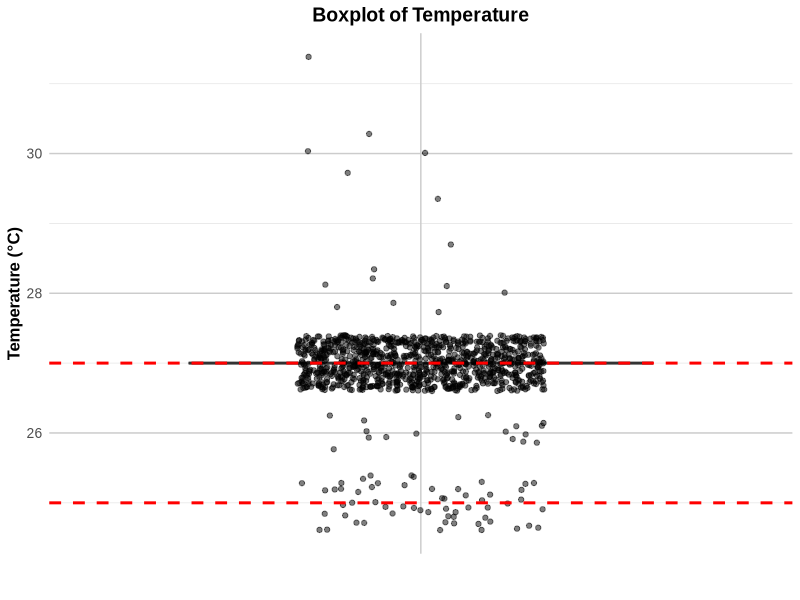
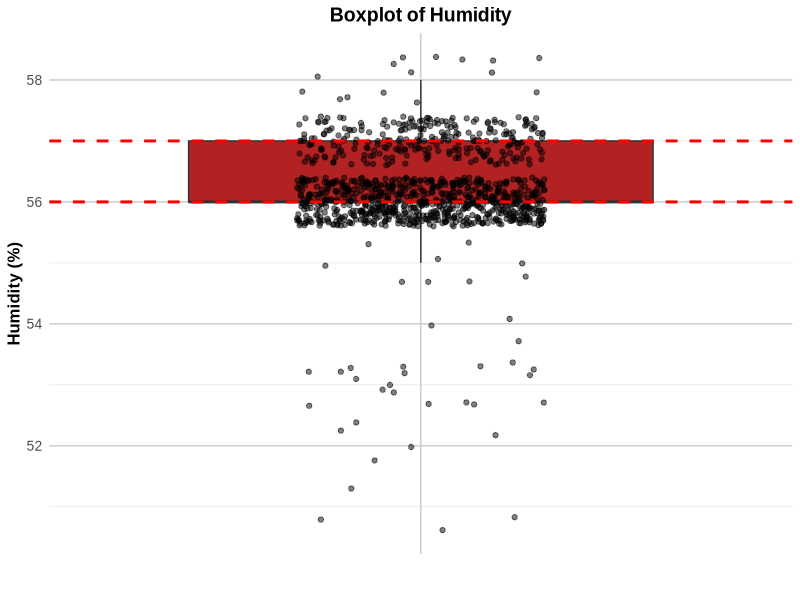
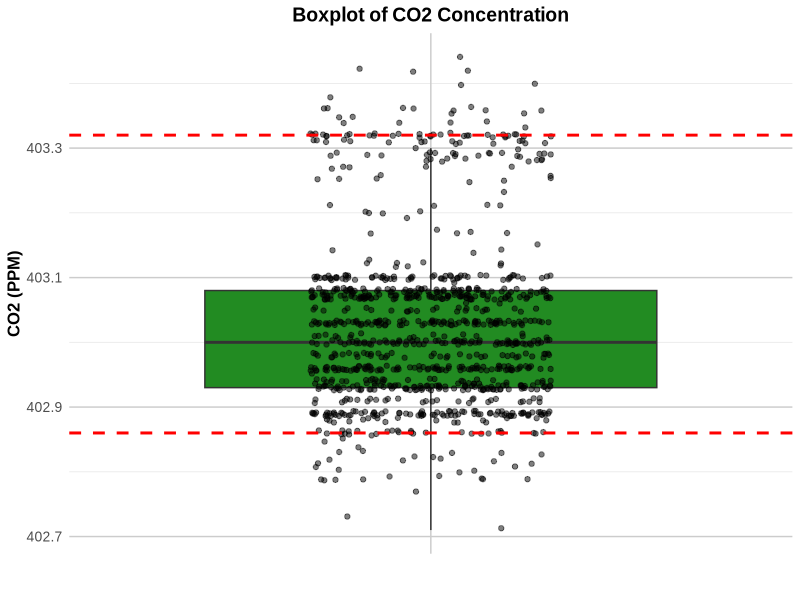
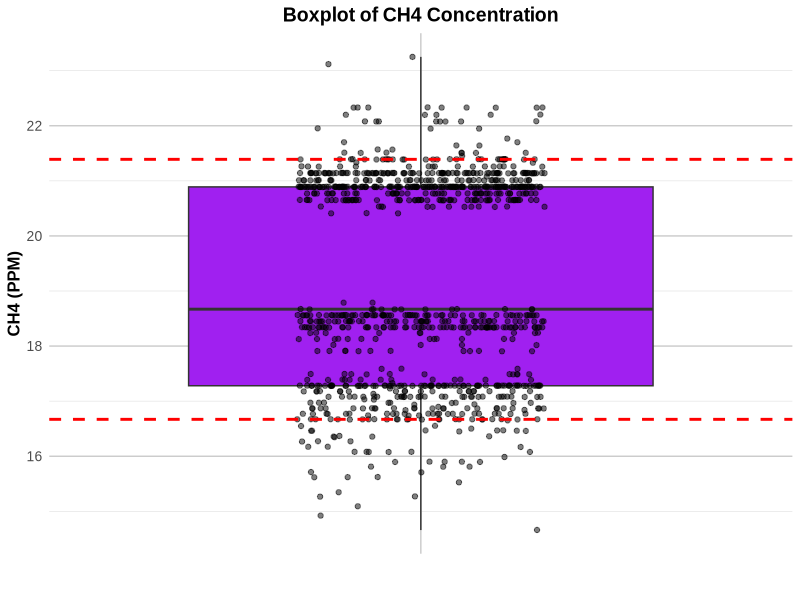
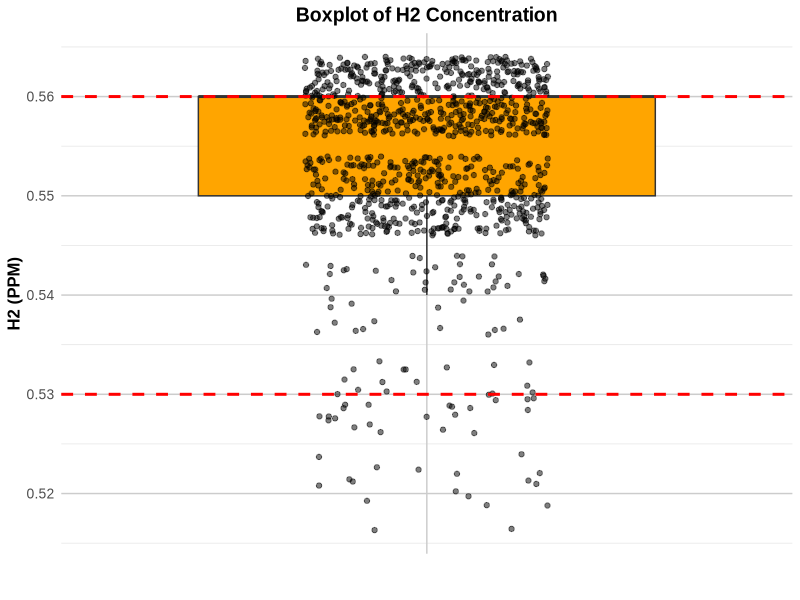
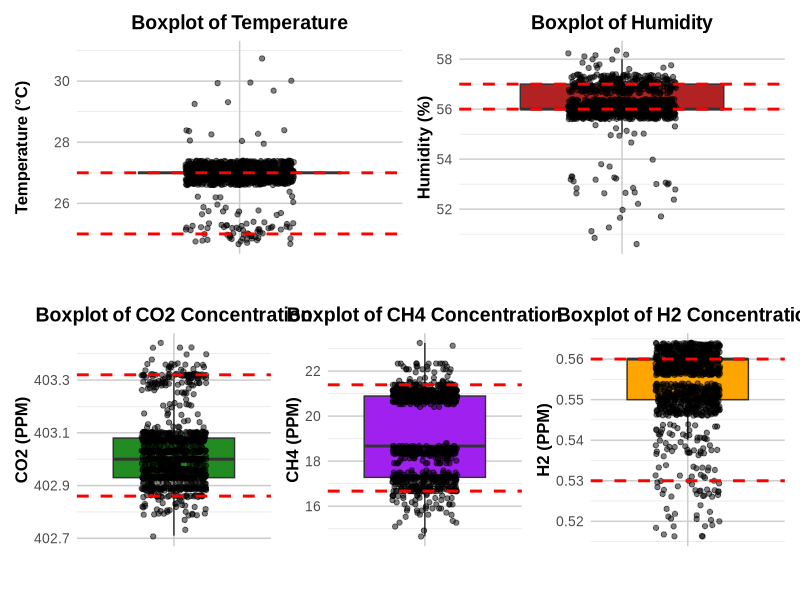

The R source for these figures, in order:
# Load necessary libraries
library(ggplot2)
library(dplyr)
library(patchwork)


# Read the CSV file
weather_data <- read.csv("WEATHER.CSV")
View(weather_data)

# Convert the datetime column to POSIXct
weather_data$datetime <- as.POSIXct(weather_data$datetime, format="%m/%d/%Y %H:%M:%S")

# Remove observations where Temperature or Humidity is 0
cleaned_data <- weather_data %>%
  filter(temperature != 0 & humidity != 0)

# Calculate summary statistics for the cleaned dataset
summary_stats <- cleaned_data %>%
  summarise(
    Temperature_mean = mean(temperature, na.rm = TRUE),
    Temperature_sd = sd(temperature, na.rm = TRUE),
    Temperature_min = min(temperature, na.rm = TRUE),
    Temperature_max = max(temperature, na.rm = TRUE),
    Humidity_mean = mean(humidity, na.rm = TRUE),
    Humidity_sd = sd(humidity, na.rm = TRUE),
    Humidity_min = min(humidity, na.rm = TRUE),
    Humidity_max = max(humidity, na.rm = TRUE),
    CO2_mean = mean(CO2_PPM, na.rm = TRUE),
    CO2_sd = sd(CO2_PPM, na.rm = TRUE),
    CO2_min = min(CO2_PPM, na.rm = TRUE),
    CO2_max = max(CO2_PPM, na.rm = TRUE),
    CH4_mean = mean(CH4_PPM, na.rm = TRUE),
    CH4_sd = sd(CH4_PPM, na.rm = TRUE),
    CH4_min = min(CH4_PPM, na.rm = TRUE),
    CH4_max = max(CH4_PPM, na.rm = TRUE),
    H2_mean = mean(H2_PPM, na.rm = TRUE),
    H2_sd = sd(H2_PPM, na.rm = TRUE),
    H2_min = min(H2_PPM, na.rm = TRUE),
    H2_max = max(H2_PPM, na.rm = TRUE)
  )

# Print summary statistics
print(summary_stats)

# Create a custom theme for the plots
custom_theme <- theme_minimal() +
  theme(
    text = element_text(family = "Arial", size = 12),
    plot.title = element_text(hjust = 0.5, face = "bold", size = 14),
    axis.title = element_text(face = "bold", size = 12),
    axis.text = element_text(size = 10),
    panel.grid.major = element_line(color = "grey80"),
    panel.grid.minor = element_line(color = "grey90")
  )

# Create box plots for each variable with horizontal lines and jitter points
boxplot_temperature <- ggplot(cleaned_data, aes(x = "", y = temperature)) +
  geom_boxplot(fill = "dodgerblue", outlier.shape = NA) +
  geom_jitter(color = "black", width = 0.2, alpha = 0.5) +
  labs(title = "Boxplot of Temperature", y = "Temperature (°C)", x = "") +
  custom_theme +
  geom_hline(yintercept = quantile(cleaned_data$temperature, probs = c(0.05, 0.95)), 
             color = "red", linetype = "dashed", size = 1)

boxplot_humidity <- ggplot(cleaned_data, aes(x = "", y = humidity)) +
  geom_boxplot(fill = "firebrick", outlier.shape = NA) +
  geom_jitter(color = "black", width = 0.2, alpha = 0.5) +
  labs(title = "Boxplot of Humidity", y = "Humidity (%)", x = "") +
  custom_theme +
  geom_hline(yintercept = quantile(cleaned_data$humidity, probs = c(0.05, 0.95)), 
             color = "red", linetype = "dashed", size = 1)

boxplot_CO2 <- ggplot(cleaned_data, aes(x = "", y = CO2_PPM)) +
  geom_boxplot(fill = "forestgreen", outlier.shape = NA) +
  geom_jitter(color = "black", width = 0.2, alpha = 0.5) +
  labs(title = "Boxplot of CO2 Concentration", y = "CO2 (PPM)", x = "") +
  custom_theme +
  geom_hline(yintercept = quantile(cleaned_data$CO2_PPM, probs = c(0.05, 0.95)), 
             color = "red", linetype = "dashed", size = 1)

boxplot_CH4 <- ggplot(cleaned_data, aes(x = "", y = CH4_PPM)) +
  geom_boxplot(fill = "purple", outlier.shape = NA) +
  geom_jitter(color = "black", width = 0.2, alpha = 0.5) +
  labs(title = "Boxplot of CH4 Concentration", y = "CH4 (PPM)", x = "") +
  custom_theme +
  geom_hline(yintercept = quantile(cleaned_data$CH4_PPM, probs = c(0.05, 0.95)), 
             color = "red", linetype = "dashed", size = 1)

boxplot_H2 <- ggplot(cleaned_data, aes(x = "", y = H2_PPM)) +
  geom_boxplot(fill = "orange", outlier.shape = NA) +
  geom_jitter(color = "black", width = 0.2, alpha = 0.5) +
  labs(title = "Boxplot of H2 Concentration", y = "H2 (PPM)", x = "") +
  custom_theme +
  geom_hline(yintercept = quantile(cleaned_data$H2_PPM, probs = c(0.05, 0.95)), 
             color = "red", linetype = "dashed", size = 1)

# Display the box plots
print(boxplot_temperature)
print(boxplot_humidity)
print(boxplot_CO2)
print(boxplot_CH4)
print(boxplot_H2)

# Combine plots using patchwork
print((boxplot_temperature | boxplot_humidity) /
  (boxplot_CO2 | boxplot_CH4 | boxplot_H2))
